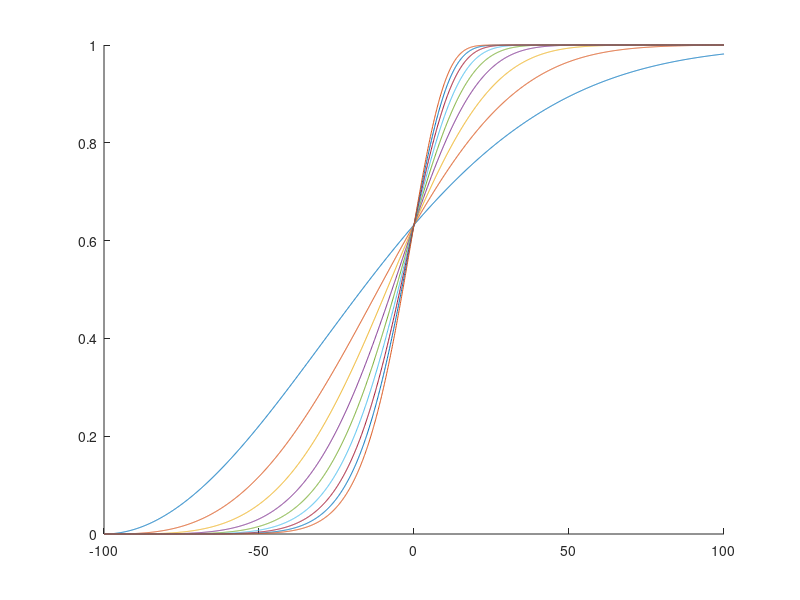

MATLAB code to generate this figure:
close all
clear
clc

x = -100 : 0.1 : +100;

l = 100;

figure
hold on

for k = 2:10

y = 1 - exp(-( (x+100) /l).^k);

plot(x,y)

end